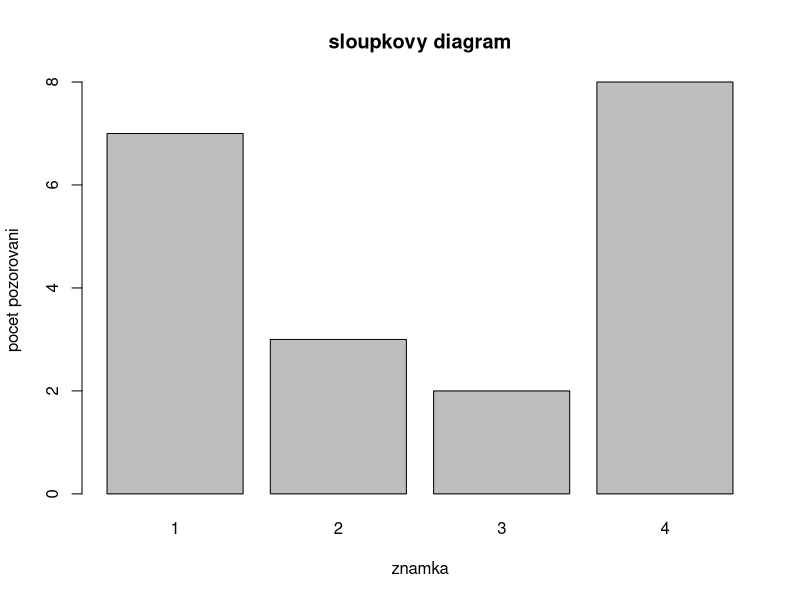
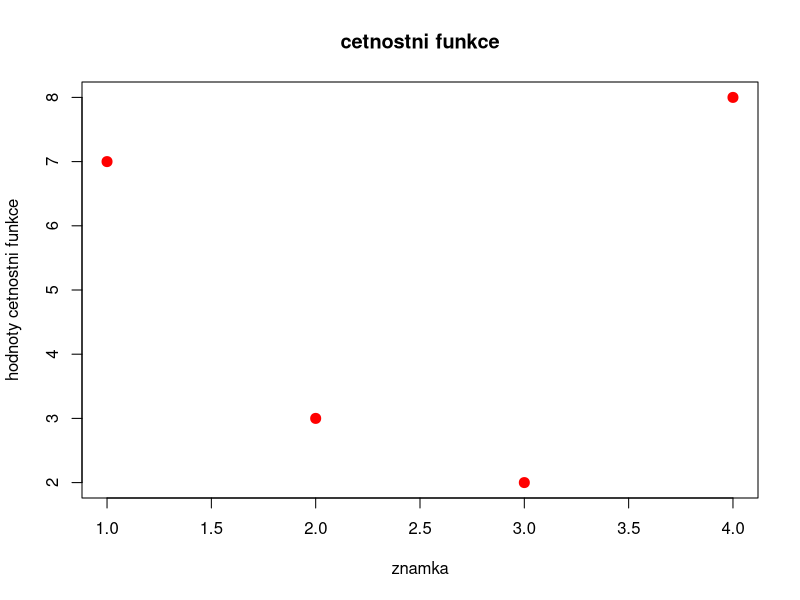
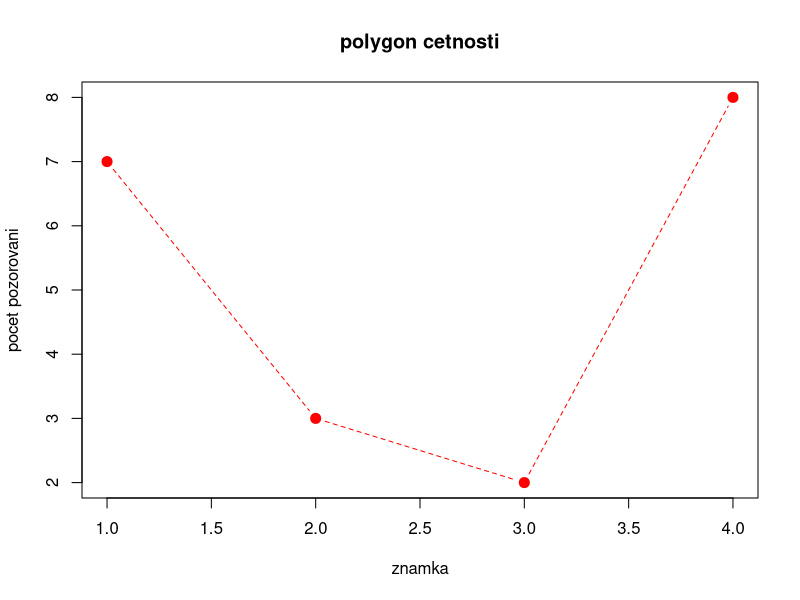
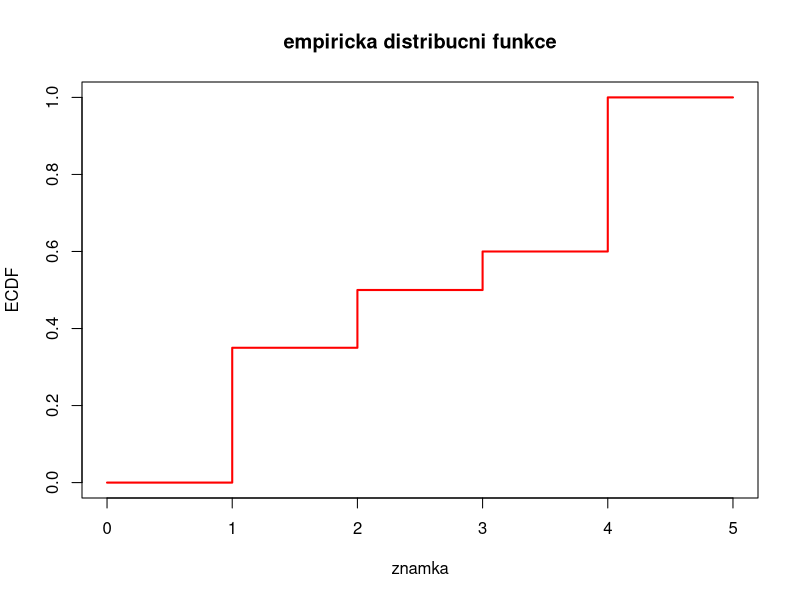
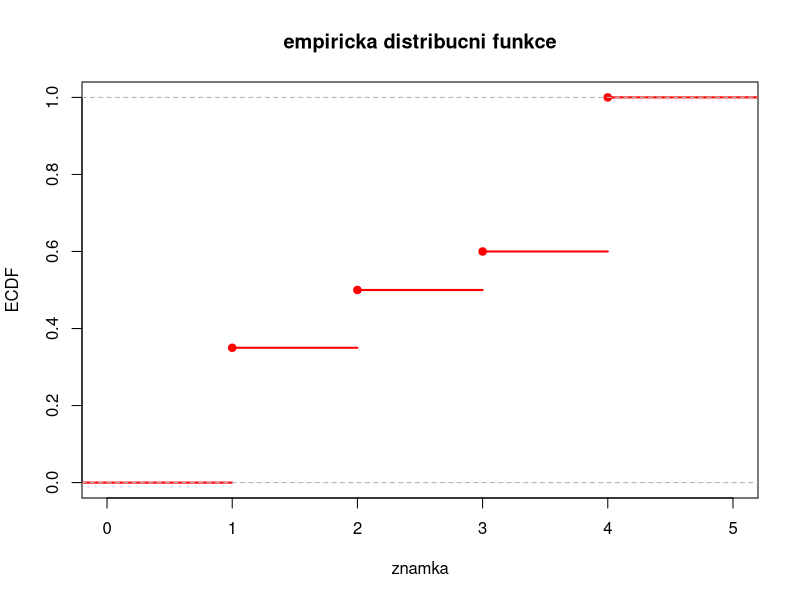
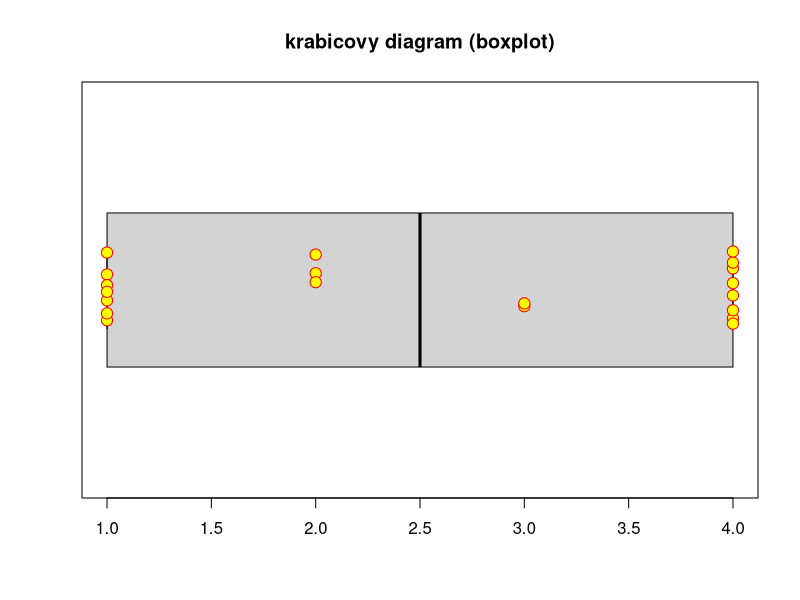
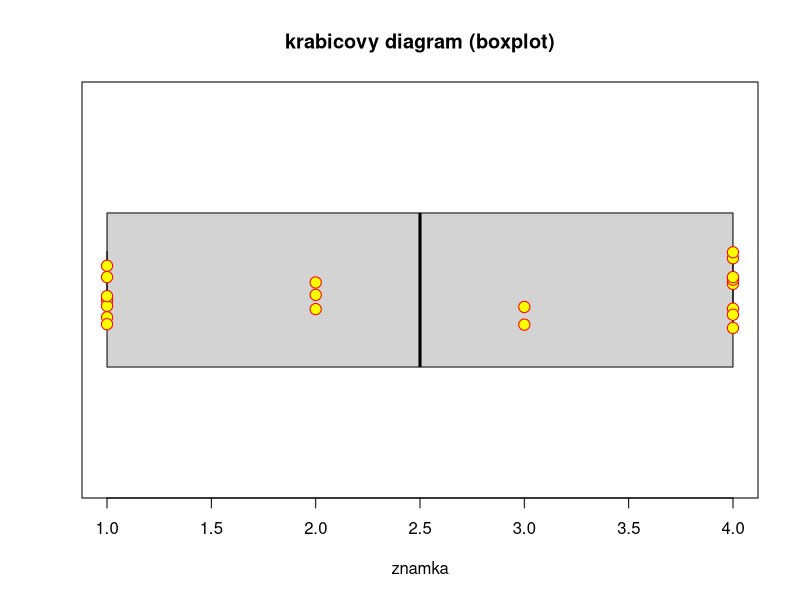
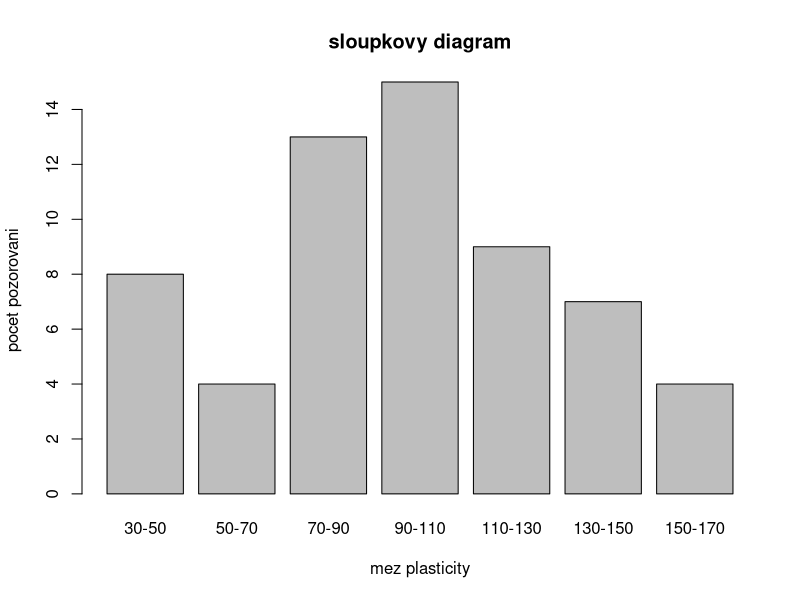

R code for these plots, in order:
#	Priklad 1

data <- read.csv (file = "znamky.csv", header = TRUE, sep = ",", dec = ".")
str (data)

#	pocet skupin
r <- nrow (data)

#	absolutni cetnosti
n.j <- data$cetnosti

#	pocet pozorovani
n <- sum (n.j)

#	relativni cetnosti
p.j <- n.j / n
sum (p.j)

# kumulativni absolutni cetnosti
N.j <- cumsum (n.j)

# kumulativni relativni cetnosti
F.j <- N.j / n

#	tabulka 
tabulka <- data.frame (znamka = data$znamka, n.j, p.j, N.j, F.j)
tabulka
# sloupce tabulky jsou pojmenovane, lze k nim pristupovat take pomoci jejich nazvu

# sloupkovy diagram
barplot (tabulka$n.j, names.arg = tabulka$znamka, xlab = "znamka", ylab = "pocet pozorovani", main = "sloupkovy diagram")

#	graf cetnostni funkce
plot (tabulka$znamka, tabulka$n.j, type = "p", pch = 20, cex = 2, col = "red", xlab = "znamka", ylab = "hodnoty cetnostni funkce", main = "cetnostni funkce")

# polygon cetnosti
plot (tabulka$znamka, tabulka$n.j, type="b", pch = 20, xlab = "znamka", ylab = "pocet pozorovani", main = "polygon cetnosti", col = "red", cex = 2, lty = 2)

# graf empiricke distribucni funkce
plot (c(0,tabulka$znamka,5), c(0,tabulka$F.j,1), type="s", xlab = "znamka", ylab = "ECDF", main="empiricka distribucni funkce", col = "red", lwd = 2)

X <- rep (tabulka$znamka, tabulka$n.j)
plot (ecdf (X), col = "red", lwd = 2, xlab = "znamka", ylab = "ECDF", main="empiricka distribucni funkce")

# prumer
prumer <- sum (X) / n
prumer
# v R je pro prumer funkce "mean"
mean (X)

# rozpyl a smerodatna odchylka
rozptyl <- mean (X^2) - prumer^2
rozptyl
smerodatna_odchylka <- sqrt (rozptyl)
smerodatna_odchylka
# v R je pro vyberovy rozptyl funkce "var", ale je potreba jej zkorigovat na rozptyl z prednasky
var (X) * (n-1) / n

# krabicovy diagram (boxplot)
boxplot (X, horizontal = TRUE, ylim = range (X), main = "krabicovy diagram (boxplot)")
# pro nazornost muzeme prikreslit i jednotliva pozorovani
stripchart (X, vertical = FALSE, method = "jitter", pch = 21, col = "red", bg = "yellow", cex = 1.5, add = TRUE)

#	kvantily a krabicovy diagram
# vektor poradi a serazeny vzorek
R <- rank (X)
R
X.sorted <- sort (X)
X.sorted

# median, kvartily, kvartilova odchylka
c.25 <- 0.25 * n
c.50 <- 0.50 * n
c.75 <- 0.75 * n
c (c.25, c.50, c.75)

# kvantily
x.25 <- (X.sorted[c.25] + X.sorted[c.25 + 1]) / 2
x.50 <- (X.sorted[c.50] + X.sorted[c.50 + 1]) / 2
x.75 <- (X.sorted[c.75] + X.sorted[c.75 + 1]) / 2
c (x.25, x.50, x.75)

# kvartilova odchylka (IQR)
q <- x.75 - x.25
q

# hradby boxplotu
c (x.25, x.75) + c (-1, 1) * 1.5 * q
c (x.25, x.75) + c (-1, 1) * 3 * q

# porovnejte s nasledujicim
median (X)
quantile (X, c (0.25, 0.5, 0.75))
# 25% kvantil se lisi, R totiz pri vypoctu kvantilu vzdy pouziva prumerovani dvou okolnich hodnot

# boxplot pomoci stejnojmenne funkce
boxplot (X, horizontal = TRUE, ylim = range (X), xlab = "znamka", main = "krabicovy diagram (boxplot)")
stripchart (X, vertical = FALSE, method = "jitter", pch = 21, col = "red", bg = "yellow", cex = 1.5, add = TRUE)
# "fousy" v R oznacuji nejmensi a nejvetsi pozorovani, ktera jeste jsou uvnitr vnitrni hradby 



#	=====================================================================================================================================
# Priklad 2

data <- read.csv (file = "ocel.csv", header = TRUE, sep = ",", dec = ".")
str (data)

#	pocet skupin
r <- nrow (data)

# stredy intervalu
stredy <- (data$mez.d + data$mez.h) / 2

# delky intervalu 
d.j <- data$mez.h - data$mez.d

#	absolutni cetnosti
n.j <- data$pocet

#	pocet pozorovani
n <- sum (n.j)

#	relativni cestnosti
p.j <- n.j / n
sum (p.j)

# kumulativni absolutni cetnosti
N.j <- cumsum (n.j)

# kumulativni relativni cetnosti
F.j <- N.j / n

# cetnostni hustota
f.j <- p.j / d.j

#	tabulka 
tabulka <- data.frame (mez.d = data$mez.d, mez.h = data$mez.h, stredy, d.j, n.j, p.j, N.j, F.j, f.j)
tabulka

# sloupkovy diagram cetnosti
barplot (tabulka$n.j, names.arg = paste (tabulka$mez.d, "-", tabulka$mez.h, sep = ""), xlab = "mez plasticity", ylab = "pocet pozorovani", main = "sloupkovy diagram")

#	graf cetnostni funkce
plot (tabulka$stredy, tabulka$n.j, type = "p", pch = 20, cex = 2, col = "red", xlab = "mez plasticity", ylab = "hodnoty cetnostni funkce", main = "cetnostni funkce")

# polygon cetnosti
plot (tabulka$stredy, tabulka$n.j, type="b", pch = 20, xlab = "mez plasticity", ylab = "pocet pozorovani", main = "polygon cetnosti", col = "red", cex = 2, lty = 2)

# sloupkovy diagram relativnich cetnosti
barplot (tabulka$p.j, names.arg = paste (tabulka$mez.d, "-", tabulka$mez.h, sep = ""), xlab = "mez plasticity", ylab = "relativni cetnost", main = "sloupkovy diagram relativnich cetnosti")

# sloupkovy diagram cetnostni hustoty
barplot (tabulka$f.j, names.arg = paste (tabulka$mez.d, "-", tabulka$mez.h, sep = ""), space = 0, xlab = "mez plasticity", ylab = "cetnostni hustota", main = "sloupkovy diagram cetnostni hustoty")

#	histogram 
X <- rep (tabulka$stredy, tabulka$n.j)
hist (X, breaks = c (tabulka$mez.d[1], tabulka$mez.h), freq = FALSE, col = "yellow", xlab = "mez plasticity", ylab = "hodnoty cetnostni hustoty", main = "histogram")

# graf empiricke distribucni funkce
plot (c(0,tabulka$mez.d[1],tabulka$mez.h,200), c(0,0,tabulka$F.j,1), type = "b", xlab = "mez plasticity", ylab = "ECDF", main = "empiricka distribucni funkce", col = "red", lwd = 1.5)

# prumer
prumer <- sum (X) / n
prumer
# v R je pro prumer funkce "mean"
mean (X)

# rozpyl a smerodatna odchylka
rozptyl <- mean (X^2) - prumer^2
rozptyl
smerodatna_odchylka <- sqrt (rozptyl)
smerodatna_odchylka
# v R je pro vyberovy rozptyl funkce "var", ale je potreba jej zkorigovat na rozptyl z prednasky
var (X) * (n-1) / n

# krabicovy diagram (boxplot)
boxplot (X, horizontal = TRUE, ylim = range (X), main = "krabicovy diagram (boxplot)")
# pro nazornost muzeme prikreslit i jednotliva pozorovani
stripchart (X, vertical = FALSE, method = "jitter", pch = 21, col = "red", bg = "yellow", cex = 1.5, add = TRUE)

#	kvantily a krabicovy diagram
# vektor poradi a serazeny vzorek
R <- rank (X)
R
X.sorted <- sort (X)
X.sorted

# median, kvartily, kvartilova odchylka
c.25 <- 0.25 * n
c.50 <- 0.50 * n
c.75 <- 0.75 * n
c (c.25, c.50, c.75)

# kvantily
x.25 <- (X.sorted[c.25] + X.sorted[c.25 + 1]) / 2
x.50 <- (X.sorted[c.50] + X.sorted[c.50 + 1]) / 2
x.75 <- (X.sorted[c.75] + X.sorted[c.75 + 1]) / 2
c (x.25, x.50, x.75)

# kvartilova odchylka (IQR)
q <- x.75 - x.25
q

# hradby boxplotu
c (x.25, x.75) + c (-1, 1) * 1.5 * q
c (x.25, x.75) + c (-1, 1) * 3 * q

# porovnejte s nasledujicim
quantile (X, c (0.25, 0.5, 0.75))

# boxplot pomoci stejnojmenne funkce
boxplot (X, horizontal = TRUE, ylim = range (X), xlab = "mez plasticity", main = "krabicovy diagram (boxplot)")
stripchart (X, vertical = FALSE, method = "jitter", pch = 21, col = "red", bg = "yellow", cex = 1.5, add = TRUE)



#	=====================================================================================================================================
# Priklad 3 

puvodni_prumer <- 110
puvodni_rozptyl <- 800
n <- 20

opraveny_prumer <- puvodni_prumer - (85 + 120) / n + (95 + 150) / n
opraveny_prumer

opraveny_rozptyl <- puvodni_rozptyl - (85^2 + 120^2) / n + puvodni_prumer^2 + (95^2 + 150^2) / n - opraveny_prumer^2
opraveny_rozptyl



#	=====================================================================================================================================
